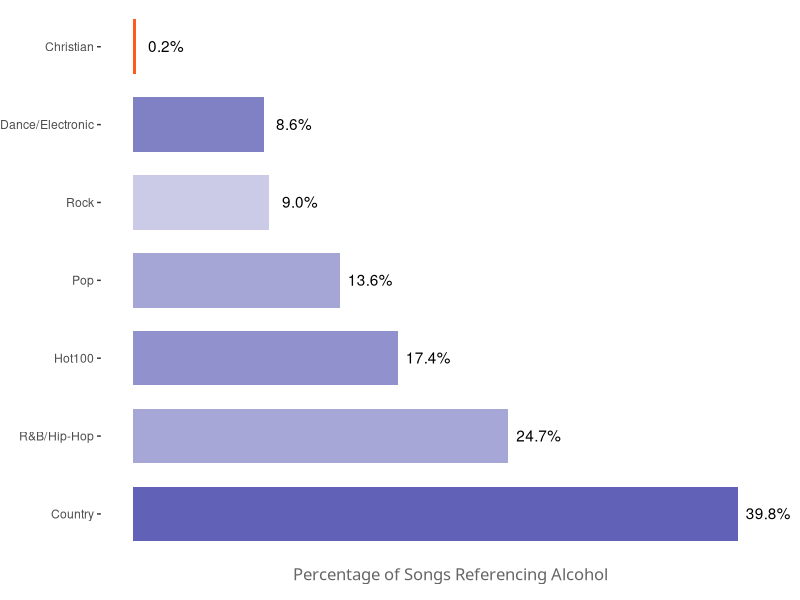

Reproduce this figure in R.
## ---- chunk 1
knitr::opts_chunk$set(echo = T)
library(ggplot2)
library(dplyr)
## ---- chunk 2
read.csv("charts_drinking_words_counts_summary.csv", stringsAsFactors = FALSE) -> data_summary
data_summary %>% group_by(chart) %>% summarise(mean(percentageOfSongsWithDrinking)) -> sum_by_chart
colnames(sum_by_chart) <- c("Chart", "Percentage")
## ---- chunk 3
ggplot(sum_by_chart,
       aes(x = reorder(Chart, -Percentage) ,
           y=Percentage)) +
        geom_bar(stat = "identity", alpha = 0.2+1.7*sort(sum_by_chart$Percentage, decreasing = TRUE),
                 fill=c("orangered",rep("blue4", times = 6)), width = 0.7) + coord_flip() +
  geom_text(aes(y = (Percentage+0.02), label = scales::percent(round(Percentage, digits = 3)), vjust = 0.45) ) +
        theme(
         panel.grid.major = element_blank(), 
         panel.grid.minor = element_blank(),
         panel.background = element_rect(fill = "transparent",colour = NA),
         plot.background = element_rect(fill = "transparent",colour = NA),
         axis.title.y = element_blank(),
         axis.text.x  = element_blank(),
         axis.ticks.x = element_blank(),
         axis.title = element_text(size = 12, family = "Monserrat", color = "grey40"),
         plot.margin = unit(c(0, 0, 4, 0), "mm")
       ) +
        scale_y_continuous(name = "Percentage of Songs Referencing Alcohol")
